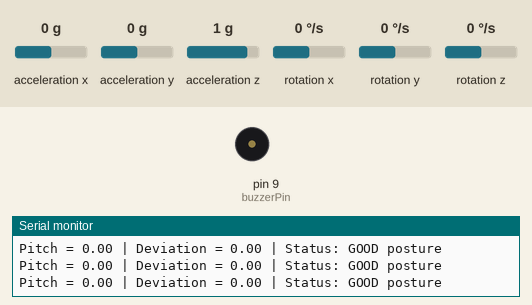
Recording of a sketch running on a simulated Arduino Uno, built with avr-gcc and run on an emulated ATmega328P. Parts: buzzer (waves = sounding, pin HIGH), the last lines printed to the serial monitor. The inputs (shaded band) are chosen by the test bench; at power-on: acceleration y 0 g, acceleration x 0 g, acceleration z 1 g, rotation x 0 °/s, rotation y 0 °/s, rotation z 0 °/s.

Above: at 3.5 s.
3.6 s: acceleration y set to -0.4 g
At 6.3 s:
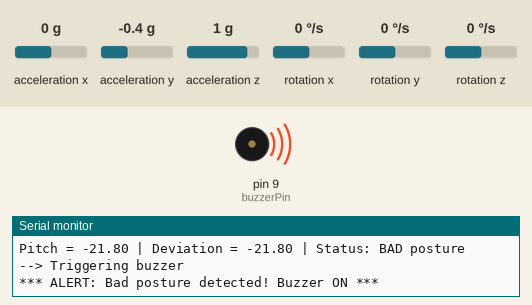
9.6 s: acceleration y set to 0.4 g
12.1 s: acceleration y set to 0.1 g
13.6 s: acceleration y set to -1.4 g
At 17.4 s:
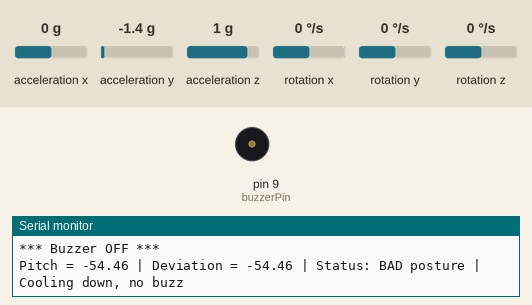
Timing chart, 0 to 17.6 s (numbered marks = the images above; inputs shaded):
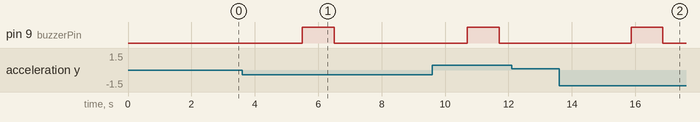

The sketch:

AngleandThreshold.ino
```cpp
#include <Wire.h>
#include <MPU6050.h>

MPU6050 mpu;

const int buzzerPin = 9;              // active buzzer via transistor
const int threshold = 15;             // degrees deviation allowed
const unsigned long cooldown = 5000;  // 5 sec pause between alerts

unsigned long lastBuzz = 0;
float baselinePitch = 0;              // reference upright angle

void setup() {
  Serial.begin(9600);
  Wire.begin();

  Serial.println("=== Posture Detection with Active Buzzer ===");
  Serial.println("Initializing MPU6050...");

  mpu.initialize();

  if (mpu.testConnection()) {
    Serial.println("MPU6050 connection successful!");
  } else {
    Serial.println("MPU6050 connection failed. Check wiring!");
    while (1); // stop program
  }

  pinMode(buzzerPin, OUTPUT);
  digitalWrite(buzzerPin, LOW);

  // Calibrate upright posture
  Serial.println("Calibrating posture baseline... Sit straight now!");
  baselinePitch = calibratePosture();
  Serial.print("Baseline pitch set to: ");
  Serial.println(baselinePitch);

  Serial.println("Setup complete. Starting loop...\n");
}

void loop() {
  int16_t ax, ay, az;
  mpu.getAcceleration(&ax, &ay, &az);

  // Calculate pitch (forward/back tilt in degrees)
  float pitch = atan2(ay, sqrt((long)ax * ax + (long)az * az)) * 180.0 / PI;
  float deviation = pitch - baselinePitch;

  // Debug
  Serial.print("Pitch = ");
  Serial.print(pitch);
  Serial.print(" | Deviation = ");
  Serial.print(deviation);

  // Posture check
  if (abs(deviation) > threshold) {
    Serial.print(" | Status: BAD posture");

    unsigned long now = millis();
    if (now - lastBuzz > cooldown) {
      Serial.print(" --> Triggering buzzer");
      buzzAlert();
      lastBuzz = now;
    } else {
      Serial.print(" | Cooling down, no buzz");
    }
  } else {
    Serial.print(" | Status: GOOD posture");
  }

  Serial.println();
  delay(500);
}

void buzzAlert() {
  Serial.println("\n*** ALERT: Bad posture detected! Buzzer ON ***");
  digitalWrite(buzzerPin, HIGH);
  delay(1000); // buzz 1 sec
  digitalWrite(buzzerPin, LOW);
  Serial.println("*** Buzzer OFF ***\n");
}

// Take average upright posture value
float calibratePosture() {
  long sum = 0;
  const int samples = 100;

  for (int i = 0; i < samples; i++) {
    int16_t ax, ay, az;
    mpu.getAcceleration(&ax, &ay, &az);
    float pitch = atan2(ay, sqrt((long)ax * ax + (long)az * az)) * 180.0 / PI;
    sum += pitch;
    delay(20);
  }
  return (float)sum / samples;
}
```

Measured:
- the behaviour switches between -0.2 and -0.3 g on acceleration y (found by bisection; images 0 and 1)
- after the input at 3.6 s, pin 9 (buzzerPin): LOW → HIGH after 1.9 s, → LOW 1.0 s later
- after the input at 13.6 s, pin 9 (buzzerPin): LOW → HIGH after 2.3 s, → LOW 1.0 s later
